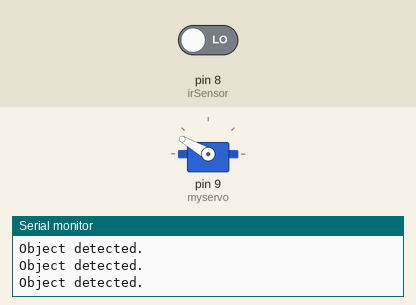
A sketch run on a simulated Arduino Uno, built with avr-gcc and run on an emulated ATmega328P. Parts: servo, the last lines printed to the serial monitor. The inputs (shaded band) are chosen by the test bench; at power-on: pin 8 (irSensor) LOW.

Above: at 1.8 s.
1.9 s: pin 8 (irSensor) driven HIGH
At 2.6 s:
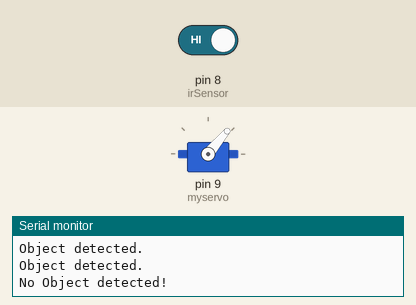
3.6 s: pin 8 (irSensor) driven LOW
At 5.1 s:
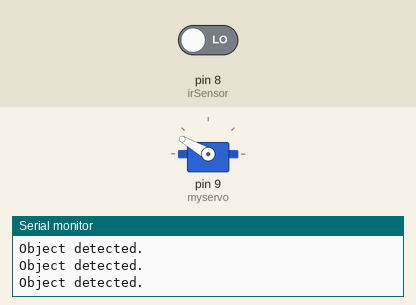
Timing chart, 0 to 6.6 s (numbered marks = the images above; inputs shaded):
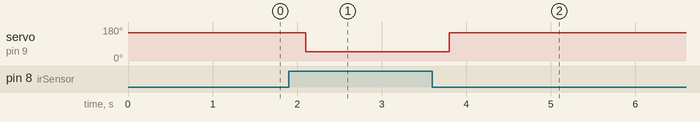

Measured:
- after the input at 1.9 s, servo on pin 9 (myservo): 150° → 50° after 0.20 s
- after the input at 3.6 s, servo on pin 9 (myservo): 50° → 150° after 0.20 s

The sketch:

infrared_servo_from_pc.ino
```cpp
#include <Servo.h>

// Initialize the servo motor and infrared sensor pins
Servo myservo;
int irSensor = 8;

// Initialize the servo positions
int servoPos = 150;  // default servo position
int servoDetectPos = 50;  // servo position when object is detected

void setup() {
  Serial.begin(9600);
  myservo.attach(9);  // attach the servo to pin 9
  pinMode(irSensor, INPUT);  // set the infrared sensor as an input
  myservo.write(servoPos);  // move the servo to the default position
}

void loop() {
  int irReading = digitalRead(irSensor);

  if (irReading == HIGH) {  // if object is detected by the infrared sensor
    delay(100);  // wait for a moment to debounce the sensor
    irReading = digitalRead(irSensor);  // take another reading

    if (irReading == HIGH) {  // if object is detected 2x
      myservo.write(servoDetectPos);  // move the servo to the detect position
      Serial.println("No Object detected!");
      delay(500);  // wait for half a second
    }
  } else {  // if no object is detected by the infrared sensor
    myservo.write(servoPos);  // move the servo to the default position
    Serial.println("Object detected.");
    delay(500);  // wait for half a second
  }
}
```
